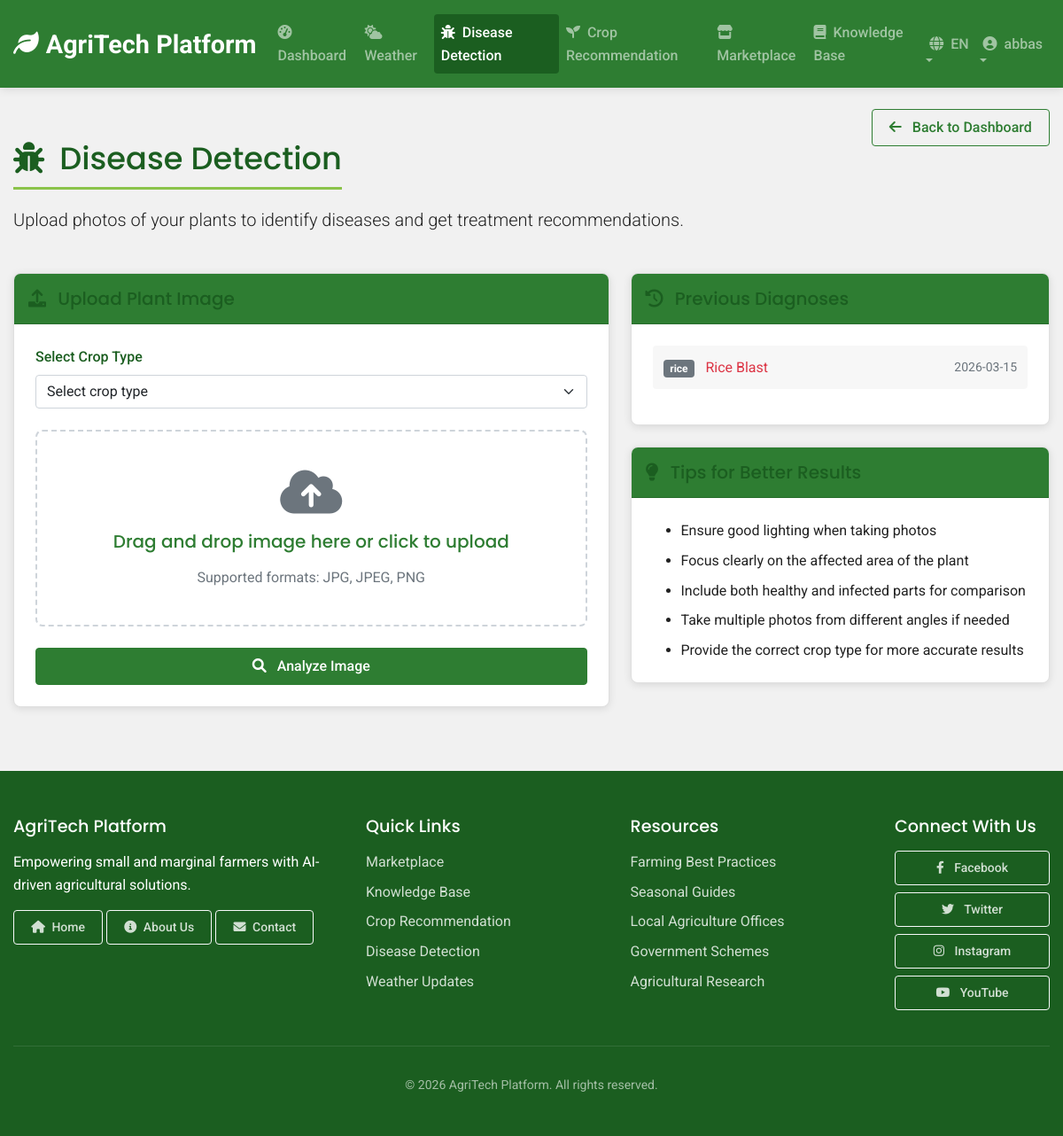
Before: /disease_detection (signed in) with the older database file.
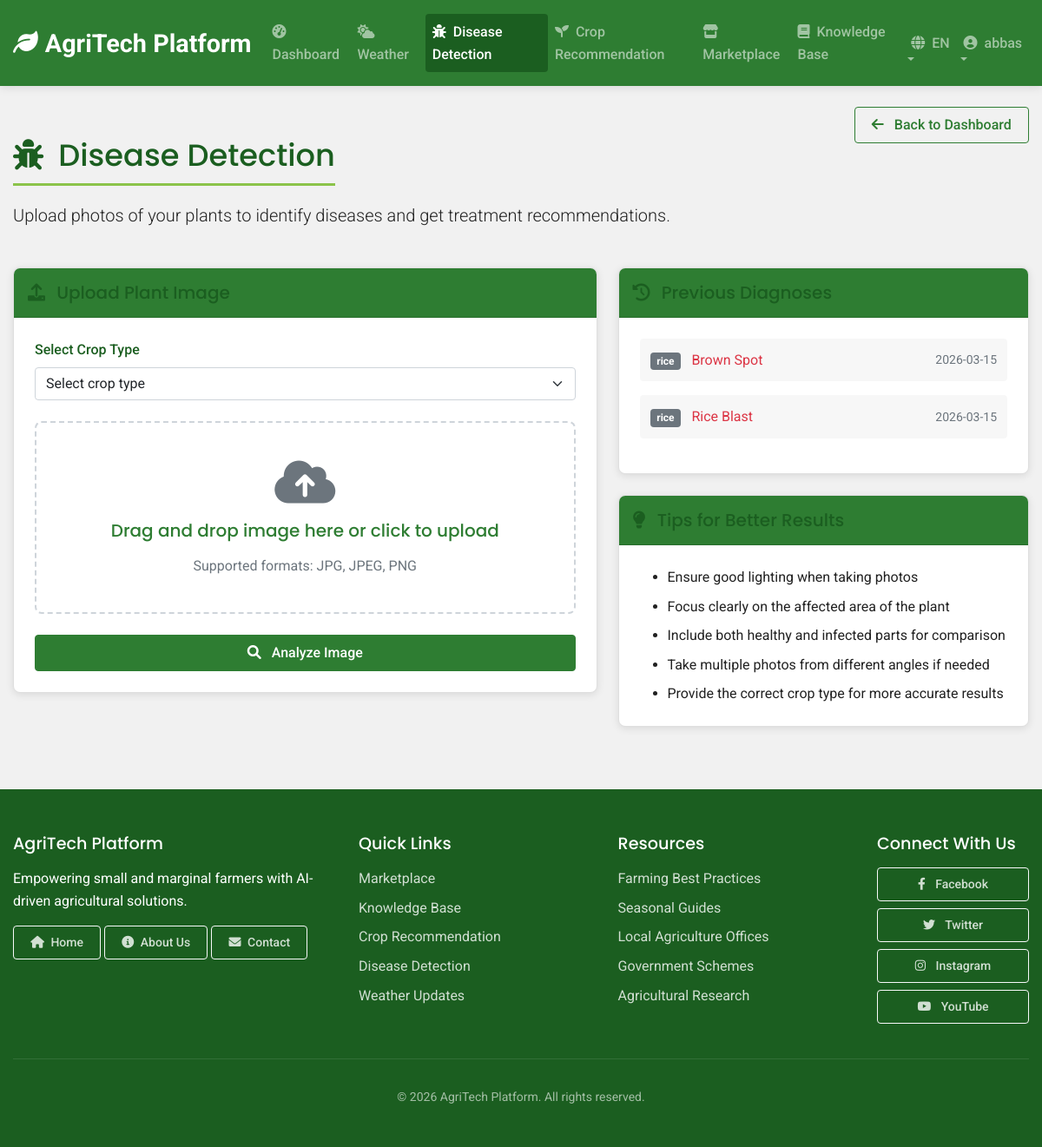
After: the same page with the newer database file.
### models.py (models this page shows, shortened)
class User(UserMixin, db.Model):
    id = db.Column(db.Integer, primary_key=True)
    username = db.Column(db.String(64), unique=True, nullable=False)
    email = db.Column(db.String(120), unique=True, nullable=False)
    password_hash = db.Column(db.String(256), nullable=False)
    full_name = db.Column(db.String(100))
    phone = db.Column(db.String(20))
    language_preference = db.Column(db.String(10), default='en')
    created_at = db.Column(db.DateTime, default=datetime.utcnow)
    is_active = db.Column(db.Boolean, default=True)
    farm_size = db.Column(db.Float)
    farm_location = db.Column(db.String(200))
    farm_latitude = db.Column(db.Float)
    farm_longitude = db.Column(db.Float)
    crops = db.relationship('FarmerCrop', backref='farmer', lazy=True)
    marketplace_listings = db.relationship('MarketplaceListing', backref='seller', lazy=True)
    weather_alerts = db.relationship('WeatherAlert', backref='user', lazy=True)

class DiseaseDiagnosis(db.Model):
    id = db.Column(db.Integer, primary_key=True)
    user_id = db.Column(db.Integer, db.ForeignKey('user.id'), nullable=False)
    crop_name = db.Column(db.String(100), nullable=False)
    image_path = db.Column(db.String(255))
    diagnosis_result = db.Column(db.String(100))
    confidence_score = db.Column(db.Float)
    treatment_recommendation = db.Column(db.Text)
    created_at = db.Column(db.DateTime, default=datetime.utcnow)

### routes.py (the view, shortened to what this page needs)
    @app.route('/disease_detection', methods=['GET', 'POST'])
    @login_required
    def disease_detection():
        previous_diagnoses = []
        if current_user.is_authenticated:
            previous_diagnoses = DiseaseDiagnosis.query.filter_by(user_id=current_user.id).order_by(DiseaseDiagnosis.created_at.desc()).limit(5).all()
        return render_template('disease_detection.html', previous_diagnoses=previous_diagnoses)

### templates/disease_detection.html (shortened to what this page needs)
{% extends "base.html" %}
{% block content %}
<div class="row mb-4">
    <div class="col-lg-8">
        <h1><i class="fas fa-bug me-2"></i> <span data-i18n="disease_detection">Disease Detection</span></h1>
        <p class="lead">Upload photos of your plants to identify diseases and get treatment recommendations.</p>
    </div>
    <div class="col-lg-4 text-end">
        <a href="{{ url_for('dashboard') }}" class="btn btn-outline-primary">
            <i class="fas fa-arrow-left me-2"></i> Back to Dashboard
        </a>
    </div>
</div>
<div class="row">
    <div class="col-lg-7">
        <div class="card mb-4">
            <div class="card-header">
                <h2 class="h5 mb-0"><i class="fas fa-upload me-2"></i> <span data-i18n="upload_image">Upload Plant Image</span></h2>
            </div>
            <div class="card-body">
                <form id="disease-detection-form" action="{{ url_for('disease_detection') }}" method="post" enctype="multipart/form-data">
                    <div class="mb-4">
                        <label for="crop-name" class="form-label">Select Crop Type</label>
                        <select class="form-select" id="crop-name" name="crop_name" required>
                            <option value="" selected disabled>Select crop type</option>
                        </select>
                    </div>
                    <div id="upload-area" class="upload-area">
                        <i class="fas fa-cloud-upload-alt upload-icon"></i>
                        <h3 class="h5 mb-3" data-i18n="drag_drop">Drag and drop image here or click to upload</h3>
                        <p class="text-muted mb-0">Supported formats: JPG, JPEG, PNG</p>
                    </div>
                    <div class="d-grid">
                        <button type="submit" class="btn btn-primary">
                            <i class="fas fa-search me-2"></i> <span data-i18n="analyze_image">Analyze Image</span>
                        </button>
                    </div>
                </form>
            </div>
        </div>
    </div>
    <div class="col-lg-5">
        <div class="card">
            <div class="card-header">
                <h2 class="h5 mb-0"><i class="fas fa-history me-2"></i> <span data-i18n="previous_diagnoses">Previous Diagnoses</span></h2>
            </div>
            <div class="card-body">
                {% if previous_diagnoses %}
                    <div class="previous-diagnoses">
                        {% for diagnosis in previous_diagnoses %}
                            <div class="previous-diagnosis-item">
                                <div class="diagnosis-header d-flex justify-content-between align-items-center">
                                    <div>
                                        <span class="badge bg-secondary me-2">{{ diagnosis.crop_name }}</span>
                                        <span class="text-danger">{{ diagnosis.diagnosis_result }}</span>
                                    </div>
                                    <small class="text-muted">{{ diagnosis.created_at.strftime('%Y-%m-%d') }}</small>
                                </div>
                            </div>
                        {% endfor %}
                    </div>
                {% else %}
                    <div class="alert alert-info">
                        <i class="fas fa-info-circle me-2"></i> No previous diagnoses found.
                    </div>
                {% endif %}
            </div>
        </div>
        <div class="card mt-4">
            <div class="card-header">
                <h2 class="h5 mb-0"><i class="fas fa-lightbulb me-2"></i> Tips for Better Results</h2>
            </div>
            <div class="card-body">
                <ul class="mb-0">
                    <li class="mb-2">Ensure good lighting when taking photos</li>
                    <li class="mb-2">Focus clearly on the affected area of the plant</li>
                    <li class="mb-2">Include both healthy and infected parts for comparison</li>
                    <li class="mb-2">Take multiple photos from different angles if needed</li>
                    <li>Provide the correct crop type for more accurate results</li>
                </ul>
            </div>
        </div>
    </div>
</div>
{% endblock %}

### templates/base.html (shortened to what this page needs)
<!DOCTYPE html>
<html lang="en">
<head>
    <link href="https://cdn.jsdelivr.net/npm/bootstrap@5.1.3/dist/css/bootstrap.min.css" rel="stylesheet">
    <link rel="stylesheet" href="https://cdnjs.cloudflare.com/ajax/libs/font-awesome/6.0.0-beta3/css/all.min.css">
    <link rel="stylesheet" href="{{ url_for('static', filename='css/style.css') }}">
    <link rel="stylesheet" href="{{ url_for('static', filename='css/animations.css') }}">
</head>
<body>
    <nav class="navbar navbar-expand-lg navbar-dark">
        <div class="container">
            <a class="navbar-brand" href="{{ url_for('index') }}">
                <i class="fas fa-leaf me-2"></i>
                <span data-i18n="app_name">AgriTech Platform</span>
            </a>
            <div class="collapse navbar-collapse" id="navbarNav">
                <ul class="navbar-nav me-auto">
                    {% if current_user.is_authenticated %}
                        <li class="nav-item">
                            <a class="nav-link {% if request.endpoint == 'dashboard' %}active{% endif %}" href="{{ url_for('dashboard') }}">
                                <i class="fas fa-tachometer-alt me-1"></i> <span data-i18n="dashboard">Dashboard</span>
                            </a>
                        </li>
                        <li class="nav-item">
                            <a class="nav-link {% if request.endpoint == 'weather' %}active{% endif %}" href="{{ url_for('weather') }}">
                                <i class="fas fa-cloud-sun me-1"></i> <span data-i18n="weather">Weather</span>
                            </a>
                        </li>
                        <li class="nav-item">
                            <a class="nav-link {% if request.endpoint == 'disease_detection' %}active{% endif %}" href="{{ url_for('disease_detection') }}">
                                <i class="fas fa-bug me-1"></i> <span data-i18n="disease_detection">Disease Detection</span>
                            </a>
                        </li>
                        <li class="nav-item">
                            <a class="nav-link {% if request.endpoint == 'crop_recommendation' %}active{% endif %}" href="{{ url_for('crop_recommendation') }}">
                                <i class="fas fa-seedling me-1"></i> <span data-i18n="crop_recommendation">Crop Recommendation</span>
                            </a>
                        </li>
                    {% endif %}
                    <li class="nav-item">
                        <a class="nav-link {% if request.endpoint == 'marketplace' %}active{% endif %}" href="{{ url_for('marketplace') }}">
                            <i class="fas fa-store me-1"></i> <span data-i18n="marketplace">Marketplace</span>
                        </a>
                    </li>
                    <li class="nav-item">
                        <a class="nav-link {% if request.endpoint == 'knowledge_base' %}active{% endif %}" href="{{ url_for('knowledge_base') }}">
                            <i class="fas fa-book me-1"></i> <span data-i18n="knowledge_base">Knowledge Base</span>
                        </a>
                    </li>
                </ul>
                <ul class="navbar-nav">
                    <li class="nav-item dropdown">
                        <a class="nav-link dropdown-toggle" href="#" id="languageDropdown" role="button" data-bs-toggle="dropdown" aria-expanded="false">
                            <i class="fas fa-globe me-1"></i>
                            {% if current_user.is_authenticated and current_user.language_preference %}
                                {{ current_user.language_preference.upper() }}
                            {% else %}
                                {{ session.get('language', 'EN') }}
                            {% endif %}
                        </a>
                    </li>
                    {% if current_user.is_authenticated %}
                        <li class="nav-item dropdown">
                            <a class="nav-link dropdown-toggle" href="#" id="userDropdown" role="button" data-bs-toggle="dropdown" aria-expanded="false">
                                <i class="fas fa-user-circle me-1"></i> {{ current_user.username }}
                            </a>
                        </li>
                    {% endif %}
                </ul>
            </div>
        </div>
    </nav>
    <main class="container mt-4 page-transition">
        {% block content %}{% endblock %}
    </main>
    <footer>
        <div class="container">
            <div class="row">
                <div class="col-md-4 col-sm-6 footer-links">
                    <h4 data-i18n="app_name">AgriTech Platform</h4>
                    <p>Empowering small and marginal farmers with AI-driven agricultural solutions.</p>
                    <p>
                        <a href="{{ url_for('index') }}" class="btn btn-outline-light btn-sm">
                            <i class="fas fa-home me-1"></i> Home
                        </a>
                        <a href="#" class="btn btn-outline-light btn-sm">
                            <i class="fas fa-info-circle me-1"></i> About Us
                        </a>
                        <a href="#" class="btn btn-outline-light btn-sm">
                            <i class="fas fa-envelope me-1"></i> Contact
                        </a>
                    </p>
                </div>
                <div class="col-md-3 col-sm-6 footer-links">
                    <h4>Quick Links</h4>
                    <ul>
                        <li><a href="{{ url_for('marketplace') }}">Marketplace</a></li>
                        <li><a href="{{ url_for('knowledge_base') }}">Knowledge Base</a></li>
                        {% if current_user.is_authenticated %}
                            <li><a href="{{ url_for('crop_recommendation') }}">Crop Recommendation</a></li>
                            <li><a href="{{ url_for('disease_detection') }}">Disease Detection</a></li>
                            <li><a href="{{ url_for('weather') }}">Weather Updates</a></li>
                        {% else %}
                            <li><a href="{{ url_for('login') }}">Login</a></li>
                            <li><a href="{{ url_for('register') }}">Register</a></li>
                        {% endif %}
                    </ul>
                </div>
                <div class="col-md-3 col-sm-6 footer-links">
                    <h4>Resources</h4>
                    <ul>
                        <li><a href="#">Farming Best Practices</a></li>
                        <li><a href="#">Seasonal Guides</a></li>
                        <li><a href="#">Local Agriculture Offices</a></li>
                        <li><a href="#">Government Schemes</a></li>
                        <li><a href="#">Agricultural Research</a></li>
                    </ul>
                </div>
                <div class="col-md-2 col-sm-6 footer-links">
                    <h4>Connect With Us</h4>
                    <p>
                        <a href="#" class="btn btn-outline-light btn-sm mb-2 w-100">
                            <i class="fab fa-facebook-f me-2"></i> Facebook
                        </a>
                        <a href="#" class="btn btn-outline-light btn-sm mb-2 w-100">
                            <i class="fab fa-twitter me-2"></i> Twitter
                        </a>
                        <a href="#" class="btn btn-outline-light btn-sm mb-2 w-100">
                            <i class="fab fa-instagram me-2"></i> Instagram
                        </a>
                        <a href="#" class="btn btn-outline-light btn-sm w-100">
                            <i class="fab fa-youtube me-2"></i> YouTube
                        </a>
                    </p>
                </div>
            </div>
            <div class="copyright mt-4">
                <p>&copy; {{ now.year }} AgriTech Platform. All rights reserved.</p>
            </div>
        </div>
    </footer>
</body>
</html>

Changed rows visible on the page:
added DiseaseDiagnosis: crop_name "rice", diagnosis_result "Brown Spot", created_at "2026-03-15"
